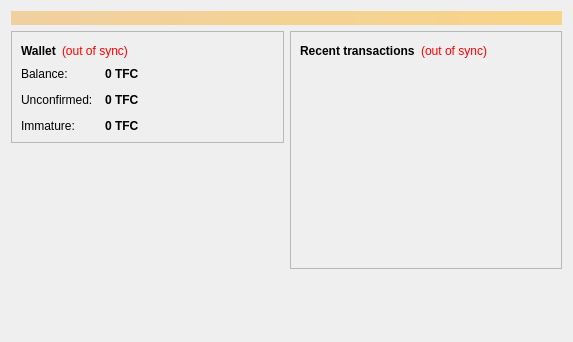
<?xml version="1.0" encoding="UTF-8"?>
<ui version="4.0">
 <class>OverviewPage</class>
 <widget class="QWidget" name="OverviewPage">
  <property name="geometry">
   <rect>
    <x>0</x>
    <y>0</y>
    <width>573</width>
    <height>342</height>
   </rect>
  </property>
  <property name="windowTitle">
   <string>Form</string>
  </property>
  <layout class="QVBoxLayout" name="topLayout">
   <item>
    <widget class="QLabel" name="labelAlerts">
     <property name="visible">
      <bool>false</bool>
     </property>
     <property name="styleSheet">
      <string notr="true">background-color: qlineargradient(x1: 0, y1: 0, x2: 1, y2: 0, stop:0 #F0D0A0, stop:1 #F8D488); color:#000000;</string>
     </property>
     <property name="wordWrap">
      <bool>true</bool>
     </property>
     <property name="margin">
      <number>3</number>
     </property>
    </widget>
   </item>
   <item>
    <layout class="QHBoxLayout" name="horizontalLayout" stretch="1,1">
     <item>
      <layout class="QVBoxLayout" name="verticalLayout_2">
       <item>
        <widget class="QFrame" name="frame">
         <property name="frameShape">
          <enum>QFrame::StyledPanel</enum>
         </property>
         <property name="frameShadow">
          <enum>QFrame::Raised</enum>
         </property>
         <layout class="QVBoxLayout" name="verticalLayout_4">
          <item>
           <layout class="QHBoxLayout" name="horizontalLayout_4">
            <item>
             <widget class="QLabel" name="label_5">
              <property name="font">
               <font>
                <weight>75</weight>
                <bold>true</bold>
               </font>
              </property>
              <property name="text">
               <string>Wallet</string>
              </property>
             </widget>
            </item>
            <item>
             <widget class="QLabel" name="labelWalletStatus">
              <property name="toolTip">
               <string>The displayed information may be out of date. Your wallet automatically synchronizes with the transfercoin network after a connection is established, but this process has not completed yet.</string>
              </property>
              <property name="styleSheet">
               <string notr="true">QLabel { color: red; }</string>
              </property>
              <property name="text">
               <string notr="true">(out of sync)</string>
              </property>
              <property name="alignment">
               <set>Qt::AlignLeading|Qt::AlignLeft|Qt::AlignVCenter</set>
              </property>
             </widget>
            </item>
            <item>
             <spacer name="horizontalSpacer_2">
              <property name="orientation">
               <enum>Qt::Horizontal</enum>
              </property>
              <property name="sizeHint" stdset="0">
               <size>
                <width>40</width>
                <height>20</height>
               </size>
              </property>
             </spacer>
            </item>
           </layout>
          </item>
          <item>
           <layout class="QFormLayout" name="formLayout_2">
            <property name="fieldGrowthPolicy">
             <enum>QFormLayout::AllNonFixedFieldsGrow</enum>
            </property>
            <property name="horizontalSpacing">
             <number>12</number>
            </property>
            <property name="verticalSpacing">
             <number>12</number>
            </property>
            <item row="0" column="0">
             <widget class="QLabel" name="label">
              <property name="text">
               <string>Balance:</string>
              </property>
             </widget>
            </item>
            <item row="0" column="1">
             <widget class="QLabel" name="labelBalance">
              <property name="font">
               <font>
                <weight>75</weight>
                <bold>true</bold>
               </font>
              </property>
              <property name="cursor">
               <cursorShape>IBeamCursor</cursorShape>
              </property>
              <property name="toolTip">
               <string>Your current balance</string>
              </property>
              <property name="text">
               <string notr="true">0 TFC</string>
              </property>
              <property name="textInteractionFlags">
               <set>Qt::LinksAccessibleByMouse|Qt::TextSelectableByKeyboard|Qt::TextSelectableByMouse</set>
              </property>
             </widget>
            </item>
            <item row="1" column="0">
             <widget class="QLabel" name="label_3">
              <property name="text">
               <string>Unconfirmed:</string>
              </property>
             </widget>
            </item>
            <item row="1" column="1">
             <widget class="QLabel" name="labelUnconfirmed">
              <property name="font">
               <font>
                <weight>75</weight>
                <bold>true</bold>
               </font>
              </property>
              <property name="cursor">
               <cursorShape>IBeamCursor</cursorShape>
              </property>
              <property name="toolTip">
               <string>Total of transactions that have yet to be confirmed, and do not yet count toward the current balance</string>
              </property>
              <property name="text">
               <string notr="true">0 TFC</string>
              </property>
              <property name="textInteractionFlags">
               <set>Qt::LinksAccessibleByMouse|Qt::TextSelectableByKeyboard|Qt::TextSelectableByMouse</set>
              </property>
             </widget>
            </item>
            <item row="2" column="0">
             <widget class="QLabel" name="labelImmatureText">
              <property name="text">
               <string>Immature:</string>
              </property>
             </widget>
            </item>
            <item row="2" column="1">
             <widget class="QLabel" name="labelImmature">
              <property name="font">
               <font>
                <weight>75</weight>
                <bold>true</bold>
               </font>
              </property>
              <property name="toolTip">
               <string>Mined balance that has not yet matured</string>
              </property>
              <property name="text">
               <string notr="true">0 TFC</string>
              </property>
              <property name="textInteractionFlags">
               <set>Qt::LinksAccessibleByMouse|Qt::TextSelectableByKeyboard|Qt::TextSelectableByMouse</set>
              </property>
             </widget>
            </item>
           </layout>
          </item>
         </layout>
        </widget>
       </item>
       <item>
        <spacer name="verticalSpacer">
         <property name="orientation">
          <enum>Qt::Vertical</enum>
         </property>
         <property name="sizeHint" stdset="0">
          <size>
           <width>20</width>
           <height>40</height>
          </size>
         </property>
        </spacer>
       </item>
      </layout>
     </item>
     <item>
      <layout class="QVBoxLayout" name="verticalLayout_3">
       <item>
        <widget class="QFrame" name="frame_2">
         <property name="frameShape">
          <enum>QFrame::StyledPanel</enum>
         </property>
         <property name="frameShadow">
          <enum>QFrame::Raised</enum>
         </property>
         <layout class="QVBoxLayout" name="verticalLayout">
          <item>
           <layout class="QHBoxLayout" name="horizontalLayout_2">
            <item>
             <widget class="QLabel" name="label_4">
              <property name="text">
               <string>&lt;b&gt;Recent transactions&lt;/b&gt;</string>
              </property>
             </widget>
            </item>
            <item>
             <widget class="QLabel" name="labelTransactionsStatus">
              <property name="toolTip">
               <string>The displayed information may be out of date. Your wallet automatically synchronizes with the transfercoin network after a connection is established, but this process has not completed yet.</string>
              </property>
              <property name="styleSheet">
               <string notr="true">QLabel { color: red; }</string>
              </property>
              <property name="text">
               <string notr="true">(out of sync)</string>
              </property>
              <property name="alignment">
               <set>Qt::AlignRight|Qt::AlignTrailing|Qt::AlignVCenter</set>
              </property>
             </widget>
            </item>
            <item>
             <spacer name="horizontalSpacer">
              <property name="orientation">
               <enum>Qt::Horizontal</enum>
              </property>
              <property name="sizeHint" stdset="0">
               <size>
                <width>40</width>
                <height>20</height>
               </size>
              </property>
             </spacer>
            </item>
           </layout>
          </item>
          <item>
           <widget class="QListView" name="listTransactions">
            <property name="styleSheet">
             <string notr="true">QListView { background: transparent; }</string>
            </property>
            <property name="frameShape">
             <enum>QFrame::NoFrame</enum>
            </property>
            <property name="verticalScrollBarPolicy">
             <enum>Qt::ScrollBarAlwaysOff</enum>
            </property>
            <property name="horizontalScrollBarPolicy">
             <enum>Qt::ScrollBarAlwaysOff</enum>
            </property>
            <property name="selectionMode">
             <enum>QAbstractItemView::NoSelection</enum>
            </property>
           </widget>
          </item>
         </layout>
        </widget>
       </item>
       <item>
        <spacer name="verticalSpacer_2">
         <property name="orientation">
          <enum>Qt::Vertical</enum>
         </property>
         <property name="sizeHint" stdset="0">
          <size>
           <width>20</width>
           <height>40</height>
          </size>
         </property>
        </spacer>
       </item>
      </layout>
     </item>
    </layout>
   </item>
  </layout>
 </widget>
 <resources/>
 <connections/>
</ui>
